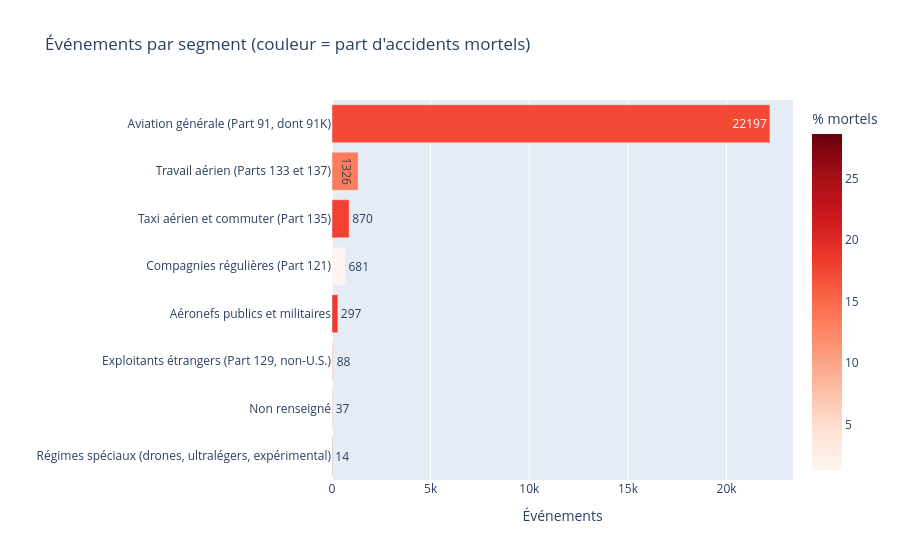

Write notebook code for a chart like this one.
### Markdown cell above
## 3. Segments d'exploitation : volume et taux de mortalité
L'aviation générale concentre le volume ; les compagnies régulières (Part 121) ont très peu d'accidents mortels.

### Code cell
df = sql("""SELECT s.libelle AS segment, COUNT(*) AS evenements,
                    SUM(e.gravite_max='FATL') AS mortels
             FROM events e
             JOIN (SELECT ev_id, MIN(code_segment) AS code_segment FROM aircraft GROUP BY ev_id) a USING(ev_id)
             JOIN segments s USING(code_segment)
             GROUP BY s.libelle ORDER BY evenements DESC""")
df["taux_mortel_%"] = (100 * df["mortels"] / df["evenements"]).round(1)
display(df)

fig = px.bar(df, x="evenements", y="segment", orientation="h", color="taux_mortel_%",
             color_continuous_scale="Reds", text="evenements",
             labels={"evenements": "Événements", "segment": "", "taux_mortel_%": "% mortels"},
             title="Événements par segment (couleur = part d'accidents mortels)")
fig.update_layout(yaxis={"categoryorder": "total ascending"})
sauver(fig, "03_segments")

### Figure 1 — Plotly figure (JSON) as saved in the notebook; plotly's stock layout.template omitted (floating-point values rounded to 4 significant figures)
{"data": [{"hovertemplate": "Événements=%{text}<br>=%{y}<br>% mortels=%{marker.color}<extra></extra>", "legendgroup": "", "marker": {"color": [17.3, 13.3, 17.9, 1.3, 18.5, 5.7, 8.1, 28.6], "coloraxis": "coloraxis", "pattern": {"shape": ""}}, "name": "", "orientation": "h", "showlegend": false, "text": [22200.0, 1326.0, 870.0, 681.0, 297.0, 88.0, 37.0, 14.0], "textposition": "auto", "type": "bar", "x": [22197, 1326, 870, 681, 297, 88, 37, 14], "xaxis": "x", "y": ["Aviation générale (Part 91, dont 91K)", "Travail aérien (Parts 133 et 137)", "Taxi aérien et commuter (Part 135)", "Compagnies régulières (Part 121)", "Aéronefs publics et militaires", "Exploitants étrangers (Part 129, non-U.S.)", "Non renseigné", "Régimes spéciaux (drones, ultralégers, expérimental)"], "yaxis": "y"}], "layout": {"barmode": "relative", "coloraxis": {"autocolorscale": false, "colorbar": {"title": {"text": "% mortels"}}, "colorscale": [[0, "rgb(255,245,240)"], [0.125, "rgb(254,224,210)"], [0.25, "rgb(252,187,161)"], [0.375, "rgb(252,146,114)"], [0.5, "rgb(251,106,74)"], [0.625, "rgb(239,59,44)"], [0.75, "rgb(203,24,29)"], [0.875, "rgb(165,15,21)"], [1, "rgb(103,0,13)"]]}, "legend": {"tracegroupgap": 0}, "title": {"text": "Événements par segment (couleur = part d'accidents mortels)"}, "xaxis": {"anchor": "y", "domain": [0, 1], "title": {"text": "Événements"}}, "yaxis": {"anchor": "x", "categoryorder": "total ascending", "domain": [0, 1], "title": {"text": ""}}}}
